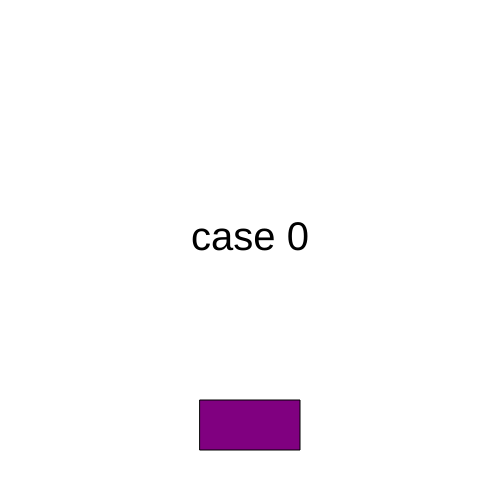
Frame 1 (no input)
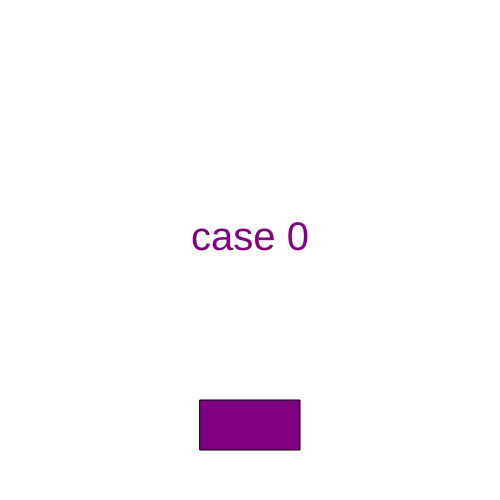
Frame 60 (no input)
Frame 120 (the mouse pressed at the canvas centre since frame 60): identical to frame 60, image omitted

The p5.js sketch that drew these frames (run headless with seeded random() and noise() and a simulated clock; from frame 60 on, the mouse is pressed at the canvas centre):

// p5.js sketch
// ── sketch.js
let state=0;
function setup() {
  createCanvas(500, 500);
  textSize(40);
  textAlign(CENTER);
}

function draw() {
  switch(state) {
    case 0:
    background('white');
    text("case 0",250,250);
    break;

    case 1:
    background('yellow');
    text("case 1",250,250);
    break;

    case 2:
    background('pink');
    text("case 2",250,250);
    break;
  }

  fill('purple');
  rect(width/2-50, height-100,100,50);

}

function mouseReleased(){
  if ((mouseX>width/2-50)&&(mouseX<width/2+50)&&(mouseY>height-100)&&(mouseY<height-50)) {
    // state=state + 1;
    // if (state > 2){
    //   state = 0;
    // }
  }
}
